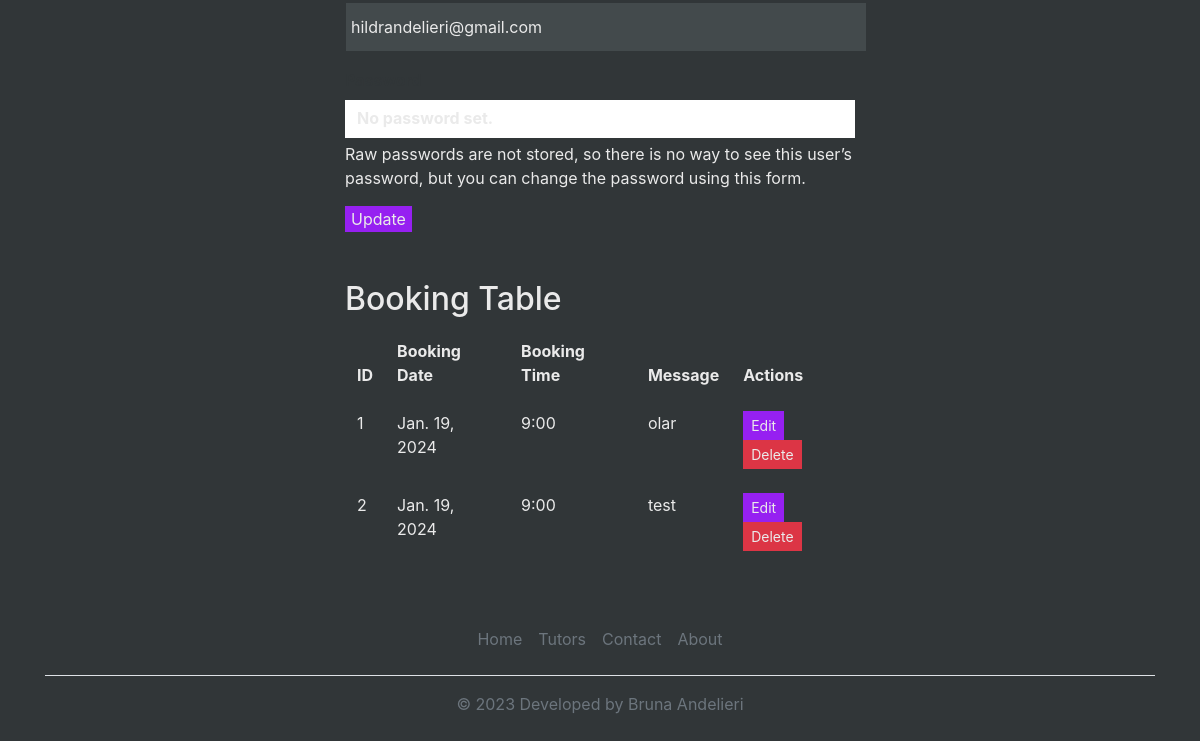
The page /profile/ (signed in, lower part) on the database as committed earlier.
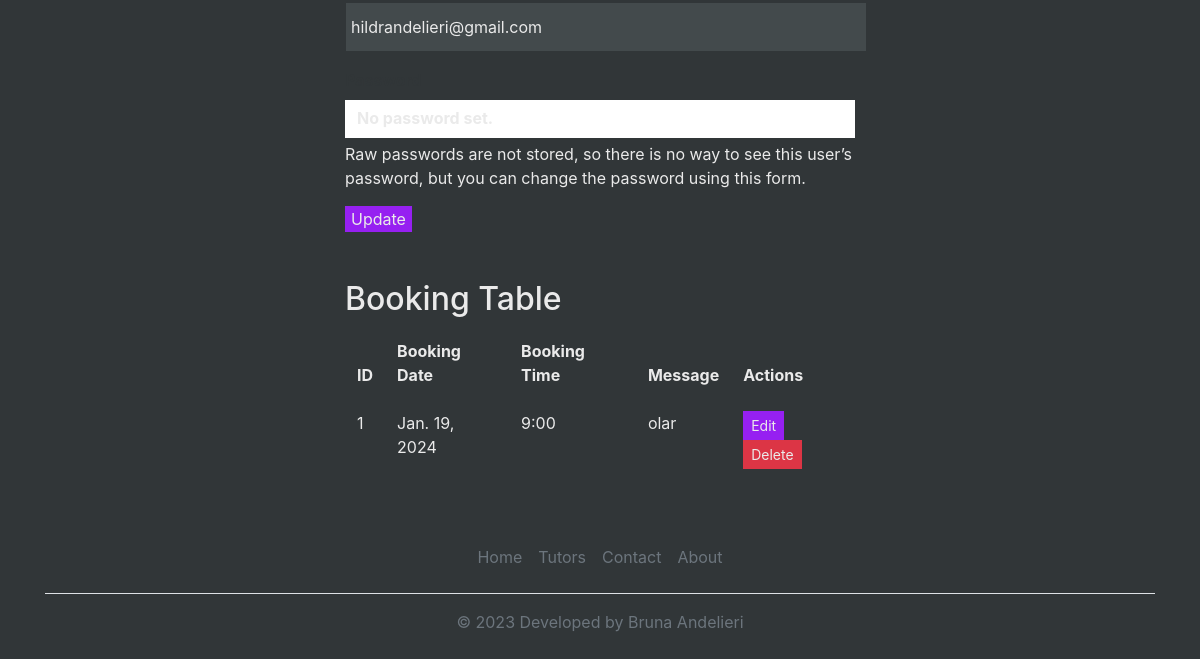
The same page on the database as committed later.
### booking/models.py (models this page shows)
class Booking(models.Model):
    student = models.ForeignKey(User, on_delete=models.CASCADE, related_name="booking_student")
    tutor = models.ForeignKey(Tutor, on_delete=models.CASCADE, related_name="booking_tutor")
    booking_date = models.DateField(null=False, blank=False)
    booking_time = models.CharField(null=False, blank=False, max_length=5)
    message =  models.CharField(max_length=200, unique=True)

### page/views.py (the view)
# urls.py: path('profile/', page_profile, name='profile'),
@login_required
def page_profile(request):
    student = request.user.id
    bookings = Booking.objects.filter(student=student).all()
    if request.method == 'POST':
        formulario = UserForm(request.POST, instance=request.user)
        if formulario.is_valid():
            formulario.save()
            messages.success(request, 'Dados atualizados com sucesso.')
            return redirect('profile')
        else:
            messages.error(request, 'Erro ao atualizar os dados do usuario.')
    else:
        form = UserForm(instance=request.user)
    return render(request, "profile.html",
                    {"form": form, 'bookings': bookings})

### booking/forms.py
class UserForm(UserChangeForm):
    class Meta:
        model = User
        fields = ['username', 'email']

### templates/profile.html (shortened to what this page needs)
{% extends "base.html" %}
{% load crispy_forms_tags %}
{% block content %}
{% if user.is_authenticated %}
<div class="container mt-5">
    <div class="row justify-content-center">
        <div class="col-md-6">
            <h1 class="profile-heading">Profile Page</h2>
            <div class="container mt-5">
                <form method="post" action="{% url 'profile' %}">
                    {{ form|crispy }}
                    <button class="btn-primary" "submit">Update</button>
                </form>
            </div>
            <div class="container mt-5">
                <h2>Booking Table</h2>
                <table class="table table-bordered">
                    <thead>
                        <tr>
                            <th>ID</th>
                            <th>Booking Date</th>
                            <th>Booking Time</th>
                            <th>Message</th>
                            <th>Actions</th>
                        </tr>
                    </thead>
                    <tbody>
                        {% for booking in bookings %}
                        <tr>
                            <td>{{ booking.id }}</td>
                            <td>{{ booking.booking_date }}</td>
                            <td>{{ booking.booking_time }}</td>
                            <td>{{ booking.message }}</td>
                            <td>
                                <a href="{% url 'edit_booking' booking.id %}" class="btn btn-primary btn-sm">Edit</a>
                                <a href="{% url 'delete_booking' booking.id  %}" class="btn btn-danger btn-sm">Delete</a>
                            </td>
                        </tr>
                        {% endfor %}
                    </tbody>
                </table>
            </div>
        </div>
    </div>
</div>
{% else %}
<h3 class="text-center">Please login or sign up to an account to be able to see your Profile Page</h3>
{% endif %}
{%endblock%}

Rows that differ between the two databases and show on the page:
removed Booking: id "2", booking_date "Jan. 19, 2024", booking_time "9:00", message "test"
